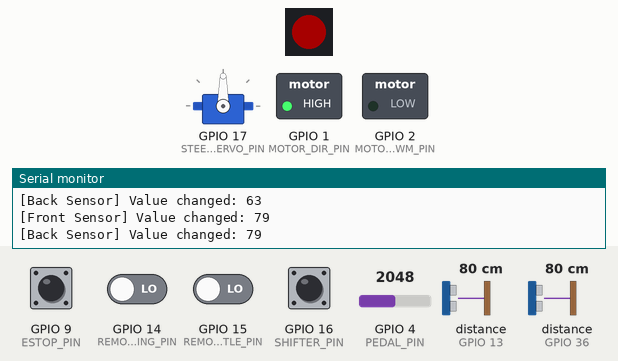
Simulated run of this program. Board: ESP32-S3. On the bench: 1 RGB LEDs in strip order, left to right, servo, switched loads named in the program (green lamp = pin HIGH), the last lines printed to the serial monitor. Wiring (inferred from the names in the program): 2 × ultrasonic range finder: trigger GPIO 12, echo GPIO 13 / trigger GPIO 35, echo GPIO 36; 2 × IR receiver: data GPIO 14 / data GPIO 15. The test bench sets the inputs (shaded band); at power-on: GPIO 9 (ESTOP_PIN), GPIO 16 (SHIFTER_PIN) HIGH, GPIO 14 (REMOTE_STEERING_PIN), GPIO 15 (REMOTE_THROTTLE_PIN) LOW, GPIO 4 (PEDAL_PIN) = 2048, distance to the obstacle (sensors on GPIO 13, GPIO 36) 80 cm. The echo pulse lasts 58.3 µs per cm; dim RGB values are drawn brighter than linear; pins used as bus, display or sensor lines are not drawn.

Above: at 4.2 s.
4.3 s: GPIO 9 (ESTOP_PIN) pulled LOW for 0.15 s
At 5.9 s:
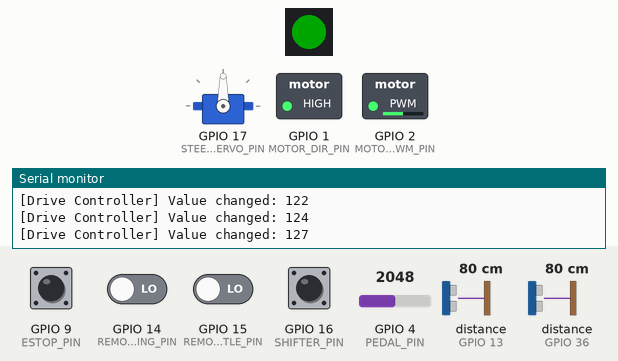
6.2 s: GPIO 16 (SHIFTER_PIN) pulled LOW for 0.15 s
At 7.1 s:
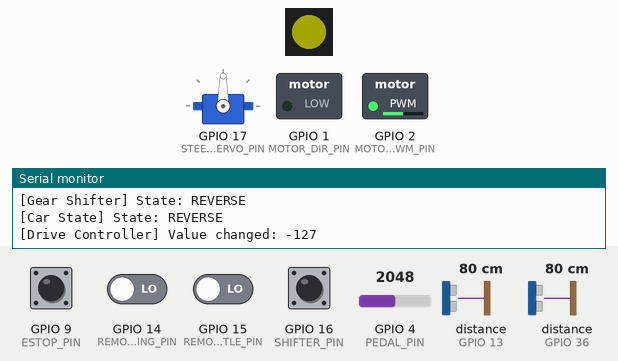
7.8 s: GPIO 4 (PEDAL_PIN) set to 4061
At 8.9 s:
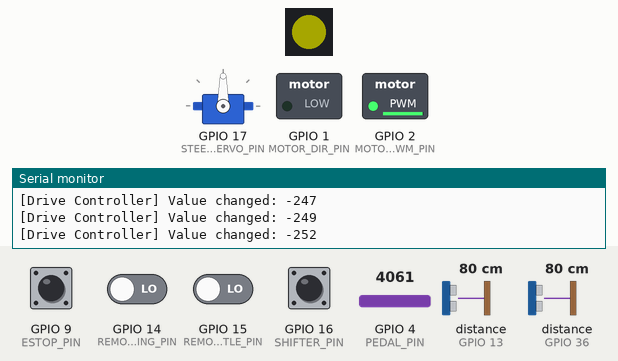
9.6 s: GPIO 4 (PEDAL_PIN) set to 4095
At 9.76 s:
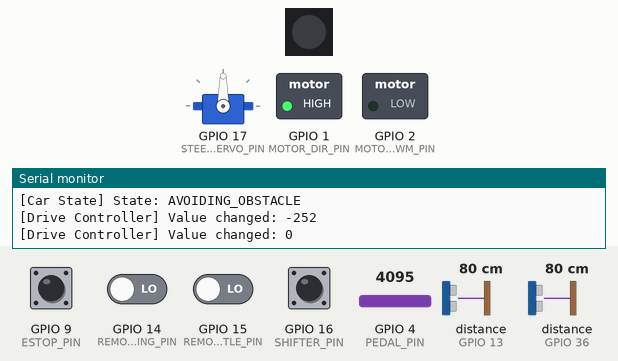
12.6 s: GPIO 9 (ESTOP_PIN) pulled LOW for 1 s
At 13.1 s:
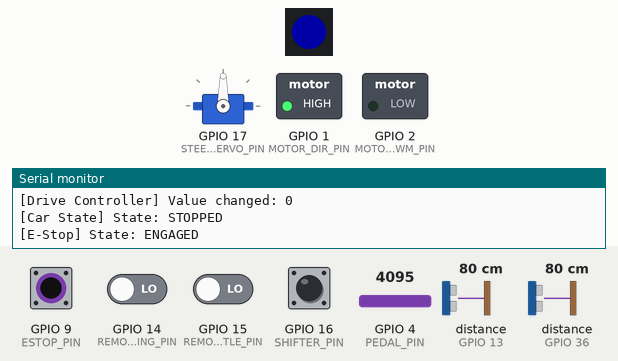
15.6 s: GPIO 9 (ESTOP_PIN) pulled LOW for 0.15 s
At 16.09 s:
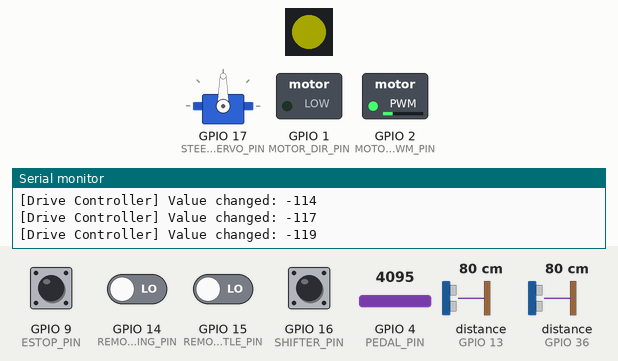
Timing chart, 0 to 19.6 s (numbered marks = the images above; inputs shaded):
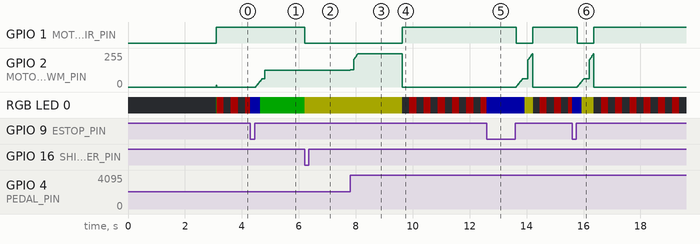

The program:

main.cpp
```cpp
#include <Arduino.h>
#include "pins.h"

#include "./modules/Accelerator/Accelerator.h"
#include "./modules/ProximitySensor/ProximitySensor.h"
#include "./modules/Logger/Logger.h"
#include "./modules/RCReceiver/RCReceiver.h"
#include "./modules/GearShifter/GearShifter.h"
#include "./modules/DriveController/DriveController.h"
#include "./modules/SteeringController/SteeringController.h"
#include "./modules/SystemStatus/SystemStatus.h"
#include "./Shared/CarState.h"
#include "./Shared/ControlLogic.h"

// All pin assignments and hardware tuning constants come from pins.h
// (single source of truth — do not re-declare them here).
//
// WATCHDOG: The ESP32 Arduino core already enables a 5-second task watchdog
// for the loopTask and calls esp_task_wdt_feed() before every loop() iteration.
// If loop() ever blocks for >5 seconds, the ESP32 auto-resets. No extra code needed.

// Logger instances for each module
Logger systemStatusLogger("System Status");
Logger accelLogger("Accelerator");
Logger frontSensorLogger("Front Sensor");
Logger backSensorLogger("Back Sensor");
Logger stateLogger("Car State");
Logger remoteLogger("Remote Control");
Logger shifterLogger("Gear Shifter");
Logger driveLogger("Drive Controller");
Logger steeringLogger("Steering");
Logger estopLogger("E-Stop");

// Hardware module instances — every pin and calibration constant from pins.h
Accelerator accelerator(PEDAL_PIN, &accelLogger, PEDAL_ADC_MIN, PEDAL_ADC_MAX);
ProximitySensor frontSensor(FRONT_TRIG_PIN, FRONT_ECHO_PIN, &frontSensorLogger, SENSOR_LOGGING_THRESHOLD, SENSOR_SMOOTHING_WINDOW);
ProximitySensor backSensor(BACK_TRIG_PIN, BACK_ECHO_PIN, &backSensorLogger, SENSOR_LOGGING_THRESHOLD, SENSOR_SMOOTHING_WINDOW);
RCReceiver remoteControl(REMOTE_THROTTLE_PIN, REMOTE_STEERING_PIN, &remoteLogger,
                         REMOTE_THROTTLE_NEUTRAL_MIN, REMOTE_THROTTLE_NEUTRAL_MAX,
                         REMOTE_STEERING_NEUTRAL_MIN, REMOTE_STEERING_NEUTRAL_MAX,
                         RC_SIGNAL_TIMEOUT_MS);
GearShifter shifter(SHIFTER_PIN, &shifterLogger);
DriveController driveController(MOTOR_DIR_PIN, MOTOR_PWM_PIN, MOTOR_PWM_CHANNEL, &driveLogger);
SteeringController steeringController(STEERING_SERVO_PIN, &steeringLogger);
SystemStatus systemStatus(RGB_PIN, &systemStatusLogger);

// Control state machine (pure logic in Shared/ControlLogic.h)
CarControlState controlState;
TuneParams tune;

unsigned long lastLoopMs = 0;

// E-stop debounce bookkeeping
bool estopStable = false;
unsigned long estopLastChangeMs = 0;

/**
 * @brief Read the e-stop button with debounce (active-low, internal pull-up).
 *
 * Engages on the first sampled press (safety first), and requires
 * ESTOP_DEBOUNCE_MS of stability on either transition to reject contact
 * chatter and EMI from the motor driver.
 */
bool readEstop() {
  bool raw = (digitalRead(ESTOP_PIN) == ESTOP_ACTIVE_LEVEL);
  if (raw != estopStable) {
    unsigned long now = millis();
    if (now - estopLastChangeMs >= ESTOP_DEBOUNCE_MS) {
      estopStable = raw;
    }
    estopLastChangeMs = now;
  }
  return estopStable;
}

/**
 * @brief Boot-time diagnostic that supports pedal calibration.
 *
 * Prints raw ADC samples so PEDAL_ADC_MIN / PEDAL_ADC_MAX in pins.h can be
 * set to the pedal's actual rest/pressed range (see the CALIBRATION
 * PROCEDURE comment in pins.h).
 */
void pedalCalibrationDiagnostic() {
  Serial.println("--- Pedal Calibration Diagnostic ---");
  Serial.println("Release the pedal fully, then press it fully and hold for 3 seconds...");
  delay(3000);

  int minVal = 4096, maxVal = -1;
  Serial.println("Reading 10 raw samples:");
  for (int i = 0; i < 10; i++) {
    int v = analogRead(PEDAL_PIN);
    minVal = min(minVal, v);
    maxVal = max(maxVal, v);
    Serial.print("  Raw pedal ADC: ");
    Serial.println(v);
  }
  Serial.print("Observed range: ");
  Serial.print(minVal);
  Serial.print(" .. ");
  Serial.println(maxVal);
  if (minVal != PEDAL_ADC_MIN || maxVal != PEDAL_ADC_MAX) {
    Serial.println("NOTE: observed range differs from PEDAL_ADC_MIN/PEDAL_ADC_MAX in pins.h.");
    Serial.println("Update those two constants and rebuild for exact 0-100% pedal travel.");
  }
  Serial.println("Calibration diagnostic complete.");
}

void setup() {
  Serial.begin(115200);
  Serial.println("Ride-On Car Controller starting...");

  pinMode(ESTOP_PIN, INPUT_PULLUP);

  systemStatus.setup();
  accelerator.setup();
  frontSensor.setup();
  backSensor.setup();
  remoteControl.setup();
  shifter.setup();
  driveController.setup();
  steeringController.setup();

  // Populate the control state machine from the centralized tuning constants
  tune.accelIntervalLow = ACCEL_INTERVAL_LOW;
  tune.accelIntervalMid = ACCEL_INTERVAL_MID;
  tune.accelIntervalHigh = ACCEL_INTERVAL_HIGH;
  tune.brakingInterval = BRAKING_INTERVAL;
  tune.minSafetyCm = MIN_SAFETY_DISTANCE_CM;
  tune.maxSafetyCm = MAX_SAFETY_DISTANCE_CM;

  bool initializationSuccess = true;

  if (!systemStatus.isWorking()) {
    Serial.println("ERROR: SystemStatus failed to initialize");
    initializationSuccess = false;
  }

  if (!driveController.isInitialized()) {
    Serial.println("ERROR: DriveController failed to initialize");
    initializationSuccess = false;
  }

  if (readEstop()) {
    Serial.println("WARNING: E-STOP is being held at boot - the car will not drive until released");
  }

  if (initializationSuccess) {
    Serial.println("\n--- Ride-On Car Final Version Initialized ---");
    Serial.println("Diagnostic Info:");
    Serial.print("Motor PWM Channel: ");
    Serial.println(MOTOR_PWM_CHANNEL);
    Serial.print("Front Sensor Trig Pin: ");
    Serial.println(FRONT_TRIG_PIN);
    Serial.print("Front Sensor Echo Pin: ");
    Serial.println(FRONT_ECHO_PIN);
    Serial.print("E-Stop Pin: ");
    Serial.println(ESTOP_PIN);
    Serial.print("Pedal Calibration Range: ");
    Serial.print(PEDAL_ADC_MIN);
    Serial.print(" .. ");
    Serial.println(PEDAL_ADC_MAX);
    Serial.print("RC Link Timeout (ms): ");
    Serial.println(RC_SIGNAL_TIMEOUT_MS);
    pedalCalibrationDiagnostic();
  } else {
    Serial.println("\n--- Ride-On Car Initialization FAILED ---");
  }
}

void loop() {
  // PHASE 1: DATA GATHERING (all non-blocking)
  accelerator.update();
  remoteControl.update();
  shifter.update();
  frontSensor.update();
  backSensor.update();

  // PHASE 2: BUILD CONTROL INPUTS
  unsigned long now = millis();
  unsigned long dtMs = now - lastLoopMs;
  lastLoopMs = now;
  if (dtMs == 0) dtMs = 1;

  ControlInputs in;
  in.estopPressed = readEstop();
  in.pedalIntent = accelerator.getPedalIntent();
  in.gear = shifter.getGear();
  in.rcThrottle = remoteControl.getThrottle();
  in.rcSteering = remoteControl.getSteering();
  in.rcSignalValid = remoteControl.isSignalValid();
  in.rcOverrideActive = remoteControl.isOverriding();
  in.frontCm = frontSensor.getDistanceCm();
  in.frontValid = frontSensor.isValid();
  in.backCm = backSensor.getDistanceCm();
  in.backValid = backSensor.isValid();
  in.dtMs = dtMs;

  // PHASE 3: PURE CONTROL DECISION
  // Priority: E-STOP > collision avoidance (fail-closed) > RC override > pedal.
  ControlOutputs out = control::stepControl(in, controlState, tune);

  // PHASE 4: LOGGING
  stateLogger.log(carStateName(controlState.state));
  estopLogger.log(in.estopPressed ? "ENGAGED" : "released");

  // PHASE 5: ACTUATOR OUTPUT
  driveController.setSpeed(out.motorSpeed);
  steeringController.setSteering(out.steering);
  systemStatus.update(controlState.state);
}
```

CarState.h
```cpp
#pragma once

// This file contains definitions that need to be shared across multiple modules.
// It must stay pure C++ (no Arduino dependencies) so the control logic built on
// top of it can be unit tested on the host (see test/test_native).

// State Machine: Defines the possible states of the car.
enum class CarState {
  STOPPED,
  FORWARD,
  REVERSE,
  AVOIDING_OBSTACLE,
  MANUAL_OVERRIDE
};

// Gear: Defines the possible gear positions (Forward/Reverse).
enum class Gear {
  FORWARD,
  REVERSE
};

// Human-readable name for a car state (used by logging and diagnostics).
inline const char* carStateName(CarState state) {
  switch (state) {
    case CarState::STOPPED:            return "STOPPED";
    case CarState::FORWARD:            return "FORWARD";
    case CarState::REVERSE:            return "REVERSE";
    case CarState::AVOIDING_OBSTACLE:  return "AVOIDING_OBSTACLE";
    case CarState::MANUAL_OVERRIDE:    return "MANUAL_OVERRIDE";
  }
  return "UNKNOWN";
}
```

Accelerator.cpp
```cpp
#include "Accelerator.h"
#include <Arduino.h>

Accelerator::Accelerator(int pedalPin, Logger* logger, int adcMin, int adcMax) :
  _pedalPin(pedalPin),
  _logger(logger),
  _adcMin(adcMin),
  _adcMax(adcMax)
{
  for (int i = 0; i < FILTER_WINDOW; i++) {
    _filterBuffer[i] = 0;
  }
}

void Accelerator::setup() {
  // Initialize the filter buffer to neutral
  for (int i = 0; i < FILTER_WINDOW; i++) {
    _filterBuffer[i] = _adcMin;
  }
  _filterSum = (long)_adcMin * FILTER_WINDOW;
  _pedalIntent = 0;

  if (_logger) {
    _logger->log("Initialized");
  }
}

void Accelerator::update() {
  // Read the raw analog value
  int rawPedalValue = analogRead(_pedalPin);

  // Apply moving average filter to reduce noise (motor EMI, pot contact noise)
  _filterSum = _filterSum - _filterBuffer[_filterIndex];
  _filterBuffer[_filterIndex] = rawPedalValue;
  _filterSum = _filterSum + rawPedalValue;
  _filterIndex = (_filterIndex + 1) % FILTER_WINDOW;

  int filteredPedalValue = (int)(_filterSum / FILTER_WINDOW);

  // Map the calibrated ADC range to 0..100
  _pedalIntent = (int)map(filteredPedalValue, _adcMin, _adcMax, 0, 100);
  if (_pedalIntent < 0) _pedalIntent = 0;
  if (_pedalIntent > 100) _pedalIntent = 100;

  // --- Intelligent Logging ---
  if (_logger) {
    bool shouldLog = (_pedalIntent > LOGGING_THRESHOLD);
    if (shouldLog || _wasLogging) {
      _logger->log(_pedalIntent);
    }
    _wasLogging = shouldLog;
  }
}

int Accelerator::getPedalIntent() {
  return _pedalIntent;
}
```

Accelerator.h
```cpp
#pragma once
#include <Arduino.h>
#include "../Logger/Logger.h"

/**
 * @class Accelerator
 * @brief Reads the accelerator pedal and reports a calibrated 0..100 intent value.
 *
 * This class owns only the analog front-end: it reads the pedal, applies a
 * moving-average filter to reject noise, and maps the calibrated ADC range to
 * a 0..100 "pedal intent".
 *
 * The 3-stage acceleration/braking RAMP that shapes the actual motor speed
 * lives in the testable control state machine (see src/Shared/ControlLogic.h),
 * so the pedal readout stays a pure sensor abstraction.
 */
class Accelerator {
public:
  /**
   * @brief Constructor for the Accelerator.
   * @param pedalPin The GPIO pin the analog pedal is connected to.
   * @param logger A pointer to a Logger object for debugging.
   * @param adcMin Calibrated minimum ADC value of the pedal (0..4095).
   * @param adcMax Calibrated maximum ADC value of the pedal (0..4095).
   */
  Accelerator(int pedalPin, Logger* logger, int adcMin = 0, int adcMax = 4095);

  /**
   * @brief Initialize the accelerator.
   */
  void setup();

  /**
   * @brief Update the pedal reading and filtering (call once per loop).
   */
  void update();

  /**
   * @brief Get the current pedal intent.
   * @return Pedal position 0..100 (filtered, calibrated).
   */
  int getPedalIntent();

private:
  int _pedalPin;                  // GPIO pin connected to the analog pedal
  Logger* _logger;                // Logger for debugging output
  const int _adcMin;              // Calibrated ADC minimum
  const int _adcMax;              // Calibrated ADC maximum

  int _pedalIntent = 0;           // Current filtered, mapped intent (0..100)

  // Analog filtering (fixed-size buffer, no heap allocation)
  static const int FILTER_WINDOW = 8;
  int _filterBuffer[FILTER_WINDOW];
  int _filterIndex = 0;
  long _filterSum = 0;

  // Intelligent logging state
  const int LOGGING_THRESHOLD = 5;
  bool _wasLogging = false;
};
```

DriveController.cpp
```cpp
#include "DriveController.h"
#include <Arduino.h>
#include "../../pins.h"

/*
 * =================================================================
 * HARDWARE SETUP for Cytron MDDS30 Motor Driver
 * =================================================================
 * This code is designed to work with the MDDS30 in "PWM Signed Magnitude" mode.
 * Set the DIP switches on the board as follows:
 * SW1: ON, SW2: OFF, SW3: ON, SW4: ON, SW5: OFF, SW6: ON
 * =================================================================
 */

DriveController::DriveController(int dirPin, int pwmPin, int pwmChannel, Logger* logger) {
  _dirPin = dirPin;
  _pwmPin = pwmPin;
  _pwmChannel = pwmChannel;
  _logger = logger;
}

void DriveController::setup() {
  pinMode(_dirPin, OUTPUT);

  // Configure the ESP32's LEDC hardware for PWM signal generation.
  ledcSetup(_pwmChannel, MOTOR_PWM_FREQUENCY, MOTOR_PWM_RESOLUTION);
  ledcAttachPin(_pwmPin, _pwmChannel);

  // Check if PWM setup was successful
  if (ledcRead(_pwmChannel) >= 0) {
    _initialized = true;
  }

  if (_logger) _logger->log("Initialized");
}

void DriveController::setSpeed(int speed) {
  // Validate that the controller is initialized before attempting to set speed
  if (!_initialized) {
    if (_logger) _logger->log("DriveController not initialized");
    return;
  }

  speed = constrain(speed, -255, 255);

  // Set the direction pin based on the sign of the speed.
  if (speed >= 0) {
    digitalWrite(_dirPin, HIGH); // FORWARD
  } else {
    digitalWrite(_dirPin, LOW);  // REVERSE
  }

  // The PWM duty cycle is the absolute value of the speed.
  int dutyCycle = abs(speed);

  // Send the command to the hardware PWM channel.
  ledcWrite(_pwmChannel, dutyCycle);

  if (_logger) _logger->log(speed);
}

bool DriveController::isInitialized() {
  return _initialized;
}
```

DriveController.h
```cpp
#pragma once
#include "../Logger/Logger.h"

/**
 * @class DriveController
 * @brief Controls the Cytron MDDS30 drive motor controller.
 *
 * Takes a speed command (-255 to 255) and generates the appropriate
 * Direction (digital) and Speed (hardware PWM) signals.
 *
 * This version includes error handling for motor control issues.
 */
class DriveController {
public:
  /**
   * @brief Constructor for the DriveController.
   * @param dirPin The GPIO pin for the Direction signal.
   * @param pwmPin The GPIO pin for the PWM Speed signal.
   * @param pwmChannel The ESP32 LEDC hardware channel to use (0-15).
   * @param logger A pointer to a Logger object for debugging.
   */
  DriveController(int dirPin, int pwmPin, int pwmChannel, Logger* logger);

  void setup();
  void setSpeed(int speed); // Sets the motor speed and direction.

  /**
   * @brief Check if the drive controller is properly initialized.
   * @return True if initialized successfully, false otherwise.
   */
  bool isInitialized();

private:
  int _dirPin;
  int _pwmPin;
  int _pwmChannel;
  Logger* _logger;

  // Error tracking
  bool _initialized = false;  // Track if controller is properly initialized
};
```

GearShifter.cpp
```cpp
#include "GearShifter.h"
#include <Arduino.h>

GearShifter::GearShifter(int pin, Logger* logger) {
  _pin = pin;
  _logger = logger;
}

void GearShifter::setup() {
  pinMode(_pin, INPUT_PULLUP);
  if (_logger) {
    _logger->log("FORWARD"); // Log initial gear
  }
}

void GearShifter::update() {
  int currentButtonState = digitalRead(_pin);

  // Detect the moment the button goes from HIGH to LOW (a press event).
  if (_lastButtonState == HIGH && currentButtonState == LOW) {
    unsigned long currentMillis = millis();

    // Non-blocking debounce: only process if enough time has passed
    if (currentMillis - _lastDebounceTime >= _debounceDelay) {
      // Toggle the gear state.
      if (_currentGear == Gear::FORWARD) {
        _currentGear = Gear::REVERSE;
        if (_logger) _logger->log("REVERSE");
      } else {
        _currentGear = Gear::FORWARD;
        if (_logger) _logger->log("FORWARD");
      }

      // Update debounce timer to prevent multiple triggers
      _lastDebounceTime = currentMillis;
    }
  }

  _lastButtonState = currentButtonState;
}

Gear GearShifter::getGear() {
  return _currentGear;
}
```

GearShifter.h
```cpp
#pragma once
#include "../Logger/Logger.h"
#include "../../Shared/CarState.h"  // provides the shared Gear enum (single definition)

/**
 * @class GearShifter
 * @brief Manages the car's gear state (Forward/Reverse) via a button.
 *
 * Detects a button press and toggles the gear state.
 */
class GearShifter {
public:
  /**
   * @brief Constructor for the GearShifter.
   * @param pin The GPIO pin the gear shifter button is connected to.
   * @param logger A pointer to a Logger object for debugging.
   */
  GearShifter(int pin, Logger* logger);

  virtual ~GearShifter() {}  // Add virtual destructor

  void setup();
  void update(); // Checks for a button press to toggle the gear.
  Gear getGear();  // Returns the current gear (Gear::FORWARD or Gear::REVERSE).

private:
  int _pin;
  Logger* _logger;
  Gear _currentGear = Gear::FORWARD; // Default to Forward gear.

  // For non-blocking debounce timing
  unsigned long _lastDebounceTime = 0;
  const unsigned long _debounceDelay = 50;  // Debounce delay in ms
  int _lastButtonState = HIGH;
};
```

Logger.cpp
```cpp
#include "Logger.h"

// The constructor simply stores the scope name provided during creation.
Logger::Logger(const char* scope) {
  _scope = scope;
}

// Logs a numeric value.
void Logger::log(long value) {
  // The core logic: only proceed if the new value is different from the last one.
  if (value != _lastNumericValue) {
    Serial.print("[");
    Serial.print(_scope);
    Serial.print("] Value changed: ");
    Serial.println(value);

    // Update the stored value for the next check.
    _lastNumericValue = value;
  }
}

// Logs a text message.
void Logger::log(const char* message) {
  // The core logic: only proceed if the new message is different from the last one.
  if (_lastMessagePtr != message) {
    Serial.print("[");
    Serial.print(_scope);
    Serial.print("] State: ");
    Serial.println(message);

    // Update the stored pointer for the next check.
    _lastMessagePtr = message;
  }
}
```

Source omitted: ControlLogic.h (12145 bytes), Logger.h (1098 bytes), ProximitySensor.cpp (4766 bytes), ProximitySensor.h (3772 bytes), RCReceiver.cpp (3911 bytes), RCReceiver.h (3323 bytes), SteeringController.cpp (1058 bytes), SteeringController.h (837 bytes), SystemStatus.cpp (4032 bytes), SystemStatus.h (2230 bytes), pins.h (9473 bytes)

Measured:
- the behaviour switches between 4094 and 4095 on GPIO 4 (PEDAL_PIN) (found by bisection; images 3 and 4)
- after the input at 4.3 s, GPIO 2 (MOTOR_PWM_PIN): moves from 0/255 to 127/255 over 0.32 s, starting after 0.18 s
- after the input at 6.2 s, GPIO 1 (MOTOR_DIR_PIN): HIGH → LOW at once; RGB LED 0: RGB(0, 40, 0) → RGB(40, 40, 0) at once
- after the input at 7.8 s, GPIO 2 (MOTOR_PWM_PIN): moves from 127/255 to 251/255 over 0.27 s, starting at once
- after the input at 9.6 s, GPIO 1 (MOTOR_DIR_PIN): LOW → HIGH at once; GPIO 2 (MOTOR_PWM_PIN): 251/255 → 0/255 at once; RGB LED 0: alternates RGB(40, 0, 0) for 0.25 s and off for 0.25 s, starting at once
- after the input at 12.6 s, GPIO 1 (MOTOR_DIR_PIN): HIGH → LOW after 1.0 s, → HIGH 0.59 s later; GPIO 2 (MOTOR_PWM_PIN): rises from 0/255 to 251/255 in 0.58 s, then falls to 0/255 in 0.01 s
- after the input at 15.6 s, GPIO 1 (MOTOR_DIR_PIN): HIGH → LOW after 0.18 s, → HIGH 0.59 s later; GPIO 2 (MOTOR_PWM_PIN): rises from 0/255 to 251/255 in 0.58 s, then falls to 0/255 in 0.01 s
